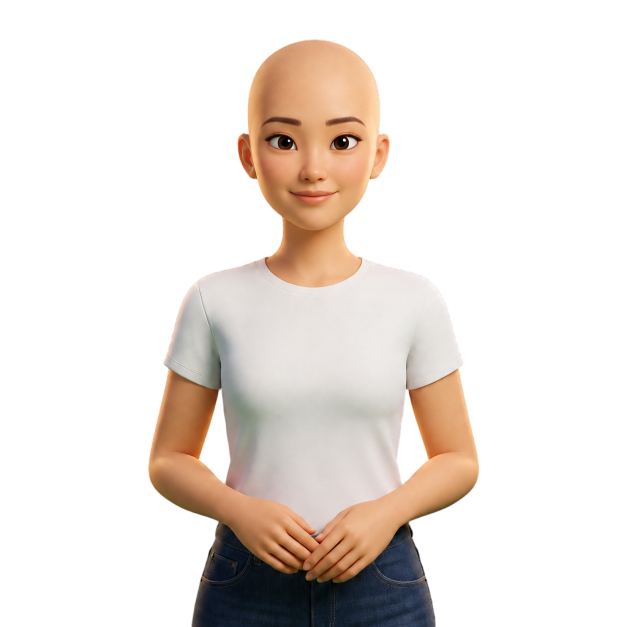
#> input picture race-plates/maker/faces/east-asian_female_gpt.png, 1254 x 1254 px (shown at 1/2 size)
$ python -i player_vs_studio_sheet.py   (imports and definitions only)
#> lines starting #> are read from the running program, lines starting #| are printed output that depends on the picture; after the words box and inside, x2 and y2 are one past the last pixel; in counts of white or black regions, pixels touching at a corner belong together
#> further down, picture is the input picture: PIL image 1254x1254 RGBA; mean R, G, B, A 56.2, 48.1, 42.3, 76.6
# Indigenous man, 2026-11-03: his eyes as the LOCAL PLAYER draws them now (full-size frame grabbed from the WebGPU canvas,
# corner layer on, your edited corners), next to the Studio picture (served brown layer over the 1024 base picture) and the
# eye patch editor's own preview. Each eye at the same on-screen eye width, plus the inner corners enlarged.
#   player_vs_studio_sheet.py <frame.png> <out.png>
import sys, json, numpy as np, cv2
from PIL import Image, ImageDraw, ImageFont
sys.path.insert(0, '/Users/saizalpreetkaur./Desktop/Liforma_LTD/face_mesh_work')
import build_stage_eye_layers as B
FRAME, OUT = sys.argv[1], sys.argv[2]
PID = '1d5b0001'; S = 1024
OLD = '/private/tmp/claude-501/-Users-saizalpreetkaur--Desktop-Liforma-LTD/e7be9061-df19-4b64-910e-8dab35002f37/scratchpad/studio'
ED = '/Users/saizalpreetkaur./Desktop/Liforma_LTD/face_mesh_work/work/eye_patch_editor/1d5b0001'
font = ImageFont.truetype('/System/Library/Fonts/Helvetica.ttc', 22); big = ImageFont.truetype('/System/Library/Fonts/Helvetica.ttc', 28)
# [1 line not run here, left out]
# [1 line that did not run here, left out]
# [1 line that did not run here, left out]
EYE_W_SHOW = 640  # every eye panel is scaled so the eye hole is this wide


def pupils(im):
    """The two pupils in a player frame (as corner_sheet.py eye_box): solid near-black round blobs with eye white beside."""
    a = np.asarray(im.convert('RGBA')); h = a.shape[0]
#> after `h = a.shape[0]`: h = 1254
    dark = ((a[..., 3] > 200) & (a[..., :3].max(2) < 40) & (np.arange(h)[:, None] < h * 0.6)).astype(np.uint8)
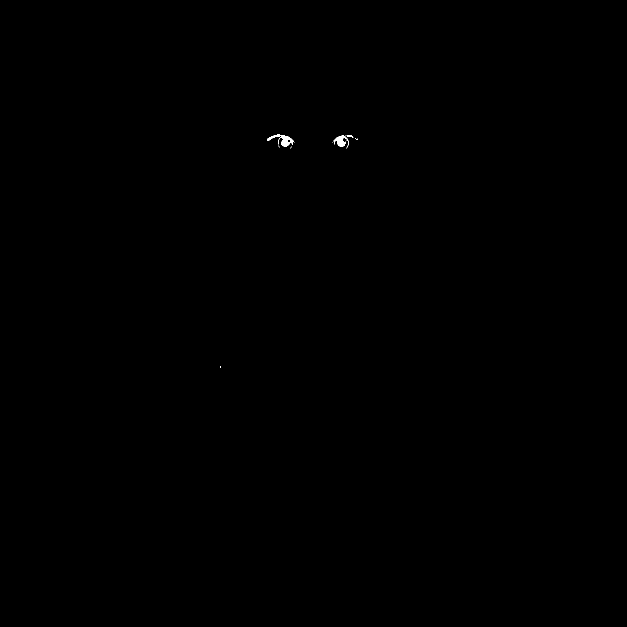
#> dark: shape (1254, 1254) (shown at 1/2 size); values 0 (black) and 1 (white), 0.06% white; 12 white regions (9 under 20 px), largest, box (x1, y1, x2, y2) and area: (534, 269, 589, 294) 500, (666, 271, 697, 297) 352, (694, 270, 707, 275) 32
    dark = cv2.morphologyEx(dark, cv2.MORPH_OPEN, cv2.getStructuringElement(cv2.MORPH_ELLIPSE, (13, 13)))
#> dark: shape (1254, 1254); values 0 (black) and 1 (white), 0.02% white; 2 white regions, box (x1, y1, x2, y2) and area: (563, 279, 577, 294) 152, (675, 280, 689, 294) 138
    n, lab, st, cen = cv2.connectedComponentsWithStats(dark)
#> lab: shape (1254, 1254) int32; 3 distinct labels, from 0 to 2
#> n = 3; st = [[0, 0, 1254, 1254, 1572226], [563, 279, 14, 15, 152], [675, 280, 14, 14, 138]]; cen = [[626.5, 626.6], [569.5, 286], [681.5, 286.5]]
    rgb = a[..., :3].astype(int)
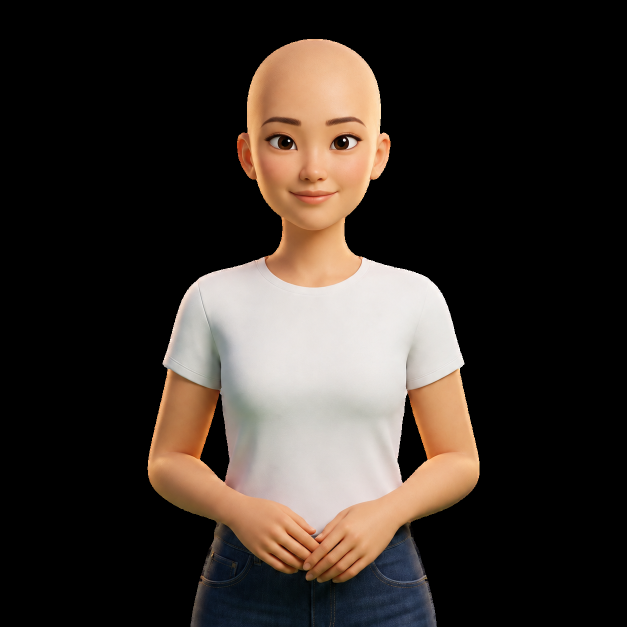
#> rgb: shape (1254, 1254, 3) int64 (shown at 1/2 size); mean R, G, B 56.2, 48.1, 42.3
    white = (a[..., 3] > 200) & (rgb.mean(2) > 150) & (rgb[..., 0] - rgb[..., 2] < 15)
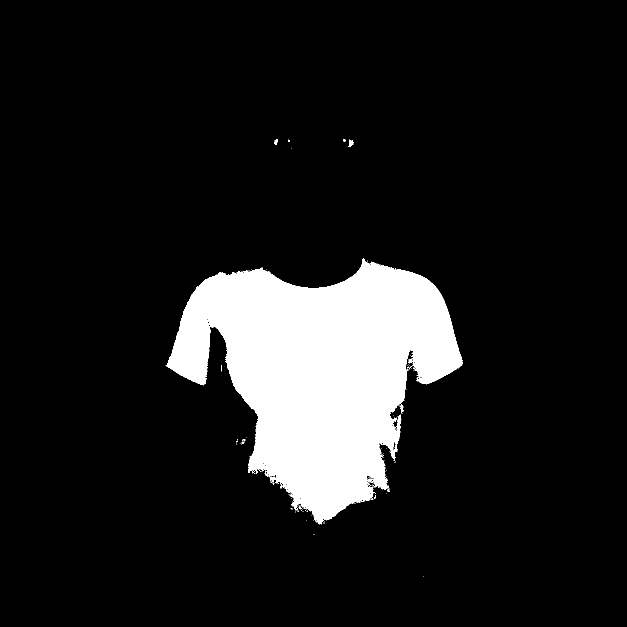
#> white: shape (1254, 1254) bool (shown at 1/2 size); 11.1% white; 103 white regions (96 under 20 px), largest, box (x1, y1, x2, y2) and area: (331, 517, 926, 1049) 174498, (697, 279, 707, 294) 94, (549, 278, 556, 290) 55
    def white_near(k):
        x, y, w, hh = st[k, :4]; r = max(w, hh)
        return white[max(0, y - r): y + hh + r, max(0, x - 2 * r): x + w + 2 * r].sum()
    round_ = [k for k in range(1, n) if 0.6 < st[k, 2] / st[k, 3] < 1.6 and st[k, 4] > 40]
#> round_ = [1, 2]
    first, *rest = sorted(round_, key=white_near, reverse=True)
#> in white_near, `x, y, w, hh = st[k, :4]`: x = 563; y = 279; w = 14; hh = 15
#> first = 2; rest = [1]
    second = next(k for k in rest if abs(cen[k][0] - cen[first][0]) > a.shape[1] * 0.04)
#> second = 1
    (x1, y1), (x2, y2) = sorted(tuple(cen[k]) for k in (first, second))
#> x1 = 569.5; y1 = 286; x2 = 681.5; y2 = 286.5
    return (x1, y1), (x2, y2)


# [1 line not run here, left out]
# [1 line that did not run here, left out]
# [1 line that did not run here, left out]
# the 1024 picture: pupil dots and their gap -> the frame's scale
# [1 line that did not run here, left out]
# [1 line that did not run here, left out]
# [1 line that did not run here, left out]
# [5 lines not run here, left out]


def editor_preview(side):
    e = meta['eyes'][side]; W, H = e['width'], e['height']
    hc = np.zeros((H * 4, W * 4), np.uint8); cv2.fillPoly(hc, [np.round(np.array(e['hole']) * 64).astype(np.int32)], 255, lineType=cv2.LINE_AA, shift=4)
    h = cv2.resize(hc, (W, H), interpolation=cv2.INTER_AREA).astype(np.float32) / 255
    ball = np.asarray(Image.open(f'{ED}/{side}/eyeball.png').convert('RGBA')).astype(np.float32)
    p = np.asarray(Image.open(f'{ED}/{side}/painted.png').convert('RGB')).astype(np.float32)
    s = np.asarray(Image.open(f'{ED}/{side}/shade.png').convert('RGB')).astype(np.float32)
    ma = np.asarray(Image.open(f'{B.SRC}/{PID}/_workflow/eye-patch-masks/{side}.png').convert('L')).astype(np.float32) / 255
    ba = ball[..., 3:] / 255; ev = ball[..., :3] * (s / 255) * ba + p * (1 - ba); v = p * (1 - h[..., None]) + ev * h[..., None]
    o = v * (1 - ma[..., None]) + p * ma[..., None]
    return Image.fromarray(np.clip(o, 0, 255).astype(np.uint8)), np.array(e['hole'])


rows = []
# [21 lines not run here, left out]

# [1 line that did not run here, left out]
# inner-corner zooms: the inner third of each panel, x2
ZC = 2
# [1 line that did not run here, left out]
# [2 lines not run here, left out]
y = 90
# [11 lines not run here, left out]

>>> from PIL import Image
>>> picture = Image.open('../../../../race-plates/maker/faces/east-asian_female_gpt.png')
>>> result = pupils(picture)
#> result = ((569.5, 286), (681.5, 286.5))
